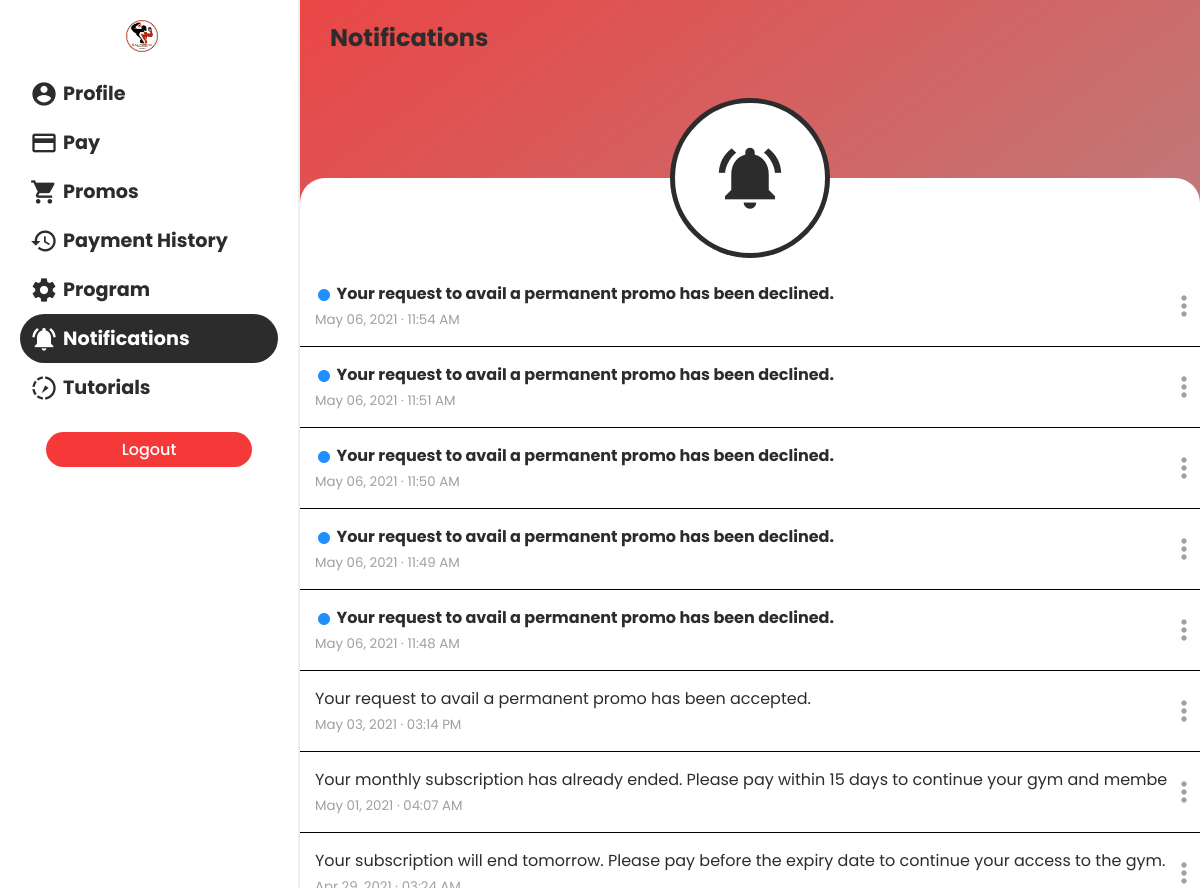
/mobile/pages/notifications.php (signed in), run on an earlier commit of the app's database.
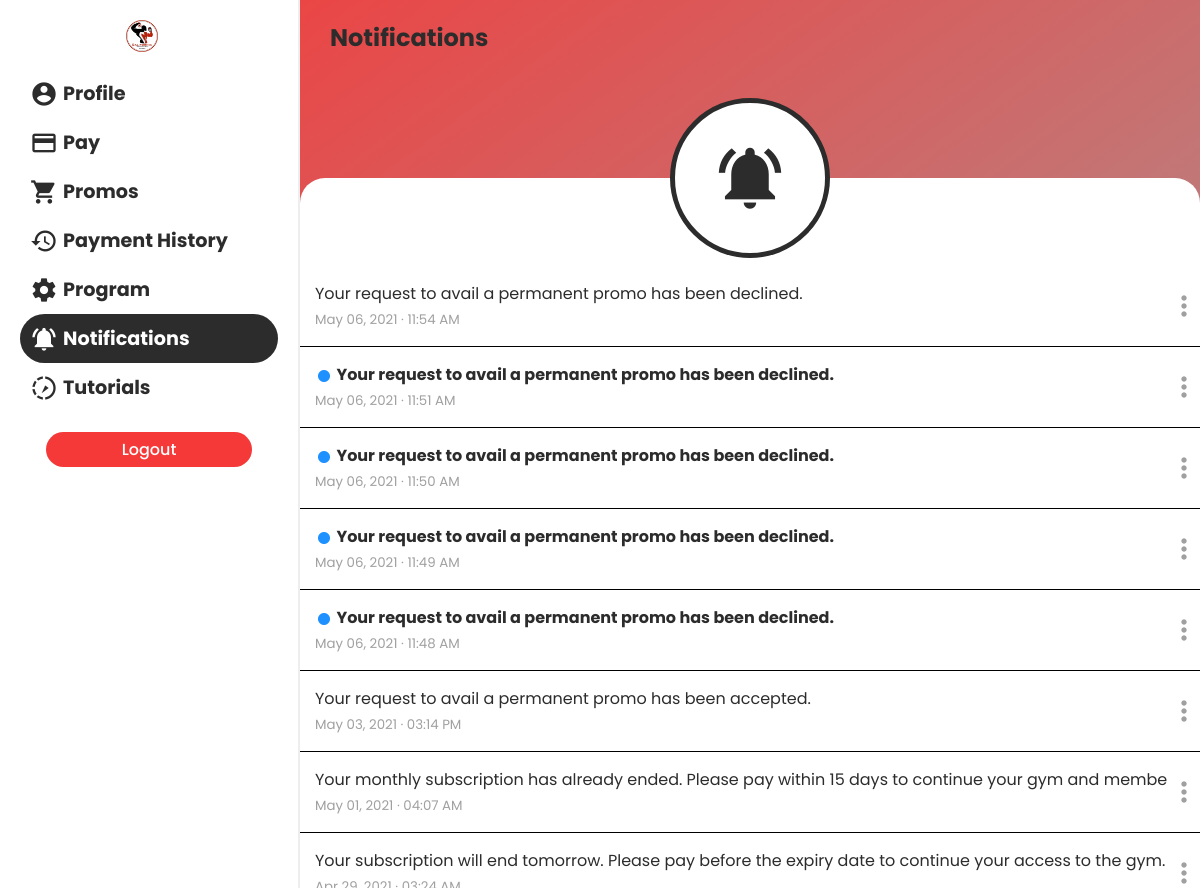
And on a later commit of the database.
### tables this page shows
CREATE TABLE `member_notifs` (
  `id` int(11) NOT NULL,
  `member_id` int(11) NOT NULL,
  `notif_id` int(11) NOT NULL,
  `status` enum('Unread','Read','Deleted') NOT NULL,
  `datetime_sent` timestamp NULL DEFAULT NULL,
  `date_read` timestamp NULL DEFAULT NULL
);

CREATE TABLE `notifications` (
  `notif_id` int(11) NOT NULL,
  `notif_message` varchar(9999) NOT NULL
);

### mobile/pages/notifications.php (the view, shortened to what this page needs)
<?php
require "./../functions/connect.php";
?>
<!DOCTYPE html>
<html lang="en">
<head>
  <link rel="stylesheet" href="./../css/default.css">
  <link rel="stylesheet" href="./../css/mediaquery.css">
  <link rel="stylesheet" href="https://cdnjs.cloudflare.com/ajax/libs/jquery-confirm/3.3.2/jquery-confirm.min.css">
</head>
<body>
  <div class="sidebar" id="sidebar">
    <div>
      <img src="./../../logo.png" style="width: 32px; height: 32px; margin-left: 70px" alt="">
    </div>    <div class="items">
      <a href="./profile.php">
        <span>
          <i class="material-icons">account_circle</i>
          <h2>Profile</h2>
        </span>
      </a>
      <a href="./pay.php">
        <span>
          <i class="material-icons">payment</i>
          <h2>Pay</h2>
        </span>
      </a>
      <a href="./promos.php">
        <span>
          <i class="material-icons">shopping_cart</i>
          <h2>Promos</h2>
        </span>
      </a>
      <a href="./payment_history.php">
        <span>
          <i class="material-icons">history</i>
          <h2>Payment History</h2>
        </span>
      </a>
      <a href="./program.php">
        <span>
          <i class="material-icons">settings</i>
          <h2>Program</h2>
        </span>
      </a>
      <a href="#" class="active">
        <span>
          <i class="material-icons">notifications_active</i>
          <h2>Notifications</h2>
        </span>
      </a>
      <a href="./tutorial.php">
        <span>
          <i class="material-icons">slow_motion_video</i>
          <h2>Tutorials</h2>
        </span>
      </a>
    </div>
    <div class="logout">
      <button class="btn btn-red" style="width: 80%" id="logout-btn">Logout</button>
    </div>
  </div>
  <main>
    <div class="menu">
      <h2>Notifications</h2>
    </div>
    <div class="icon-div">
      <div class="icon-cont">
        <i class="material-icons">notifications_active</i>
      </div>
    </div>
    <div class="main-cont">
      <div class="notif-content" id="notif-content">
        <?php
        $sql = "SELECT mn.*, n.notif_message FROM member_notifs AS mn
                INNER JOIN notifications AS n ON mn.notif_id = n.notif_id
                WHERE member_id = '".$_SESSION["member_id"]."'
                AND NOT status = 'Deleted'
                ORDER BY datetime_sent DESC";
        $res = mysqli_query($con, $sql);
        if(mysqli_num_rows($res) > 0) {
          while($row = mysqli_fetch_assoc($res)) {
            if($row["status"] == "Unread") {
        ?>
        <div class="list-tile" id='<?= $row["id"] ?>'>
          <div class="left">
            <h4 id="message-<?= $row["id"] ?>" class="notif-message fw-700">
              <i id="unread-<?= $row["id"] ?>" class="material-icons" style="color: dodgerblue; font-size: 18px; vertical-align: middle;">fiber_manual_record</i>
              <?= $row["notif_message"] ?>
            </h4>
            <small class="text-disabled"><?= date("M d, Y &#183; h:i A", strtotime($row["datetime_sent"])) ?></small>
            <div class="mask" id="<?= $row["id"] ?>"></div>
          </div>
          <div class="right">
            <i class="material-icons text-disabled notif-more" data-id="<?= $row["id"] ?>" style="font-size: 32px">more_vert</i>
          </div>
        </div>
        <?php
            } else {
        ?>
        <div class="list-tile" id='<?= $row["id"] ?>'>
          <div class="left">
            <h4 class="notif-message fw-400">
              <?= $row["notif_message"] ?>
            </h4>
            <small class="text-disabled"><?= date("M d, Y &#183; h:i A", strtotime($row["datetime_sent"])) ?></small>
            <div class="mask" id="<?= $row["id"] ?>"></div>
          </div>
          <div class="right">
            <i class="material-icons text-disabled notif-more" data-id="<?= $row["id"] ?>" style="font-size: 32px">more_vert</i>
          </div>
        </div>
        <?php
            }
          }
        }
        ?>
      </div>
    </div>
  </main>
</body>
</html>

What changed in the data, as far as the page shows it:
changed member_notifs "May 06, 2021 · 11:54 AM": status "Unread" → "Read" (drawn)
